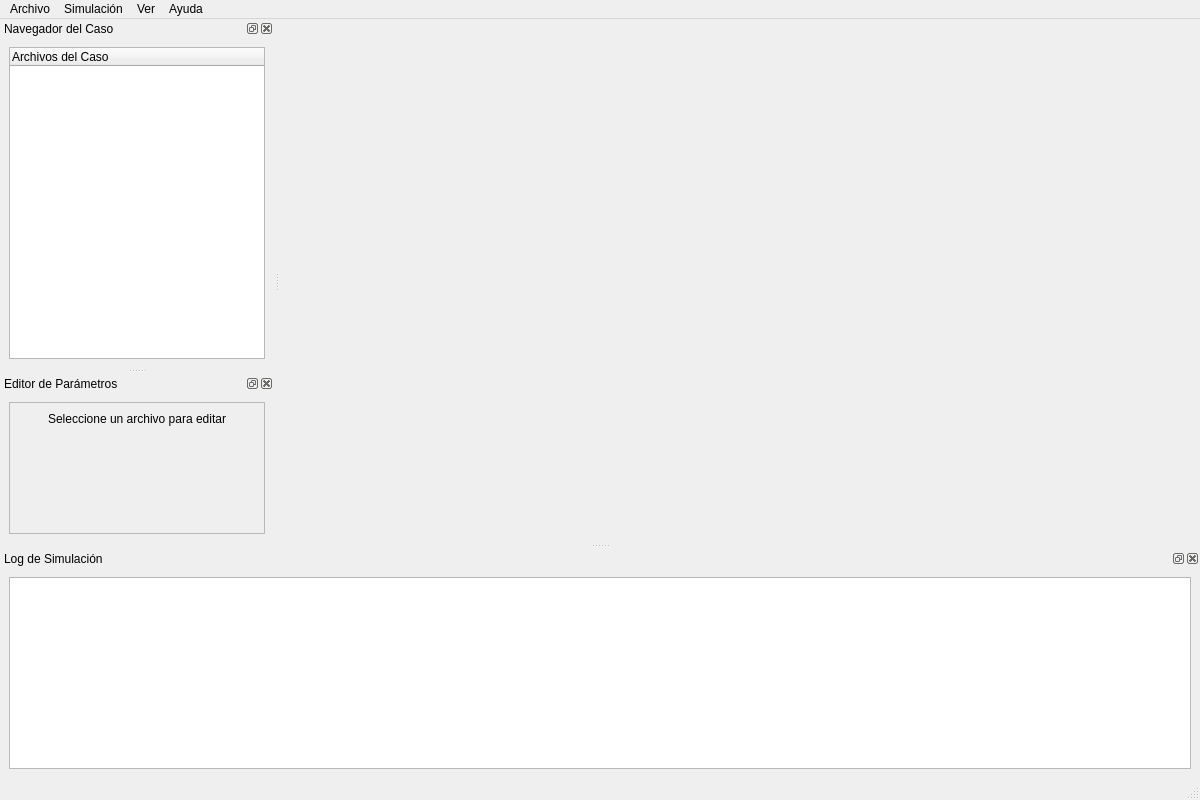
<?xml version="1.0" encoding="UTF-8"?>
<ui version="4.0">
 <class>MainWindow</class>
 <widget class="QMainWindow" name="MainWindow">
  <property name="geometry">
   <rect>
    <x>0</x>
    <y>0</y>
    <width>1200</width>
    <height>800</height>
   </rect>
  </property>
  <property name="windowTitle">
   <string>Visor de Simulaciones CFD (Dockable)</string>
  </property>
  <widget class="QWidget" name="centralwidget">
   <layout class="QVBoxLayout" name="verticalLayout">
    <item>
     <widget class="QWidget" name="vtkContainer" native="true">
      <property name="sizePolicy">
       <sizepolicy hsizetype="Expanding" vsizetype="Expanding">
        <horstretch>0</horstretch>
        <verstretch>0</verstretch>
       </sizepolicy>
      </property>
     </widget>
    </item>
   </layout>
  </widget>
  <widget class="QMenuBar" name="menubar">
   <property name="geometry">
    <rect>
     <x>0</x>
     <y>0</y>
     <width>1200</width>
     <height>22</height>
    </rect>
   </property>
   <widget class="QMenu" name="menuArchivo">
    <property name="title">
     <string>Archivo</string>
    </property>
    <addaction name="actionNueva_Simulacion"/>
    <addaction name="actionCargar_Simulacion"/>
    <addaction name="separator"/>
    <addaction name="actionGuardar_Parametros"/>
    <addaction name="separator"/>
    <addaction name="actionSalir"/>
   </widget>
   <widget class="QMenu" name="menuSimulacion">
    <property name="title">
     <string>Simulación</string>
    </property>
    <addaction name="actionEjecutar_Simulacion"/>
    <addaction name="actionDetener_Simulacion"/>
   </widget>
   <widget class="QMenu" name="menuAyuda">
    <property name="title">
     <string>Ayuda</string>
    </property>
    <addaction name="actionDocumentacion"/>
    <addaction name="actionAcerca_de"/>
   </widget>
   <widget class="QMenu" name="menuVer">
    <property name="title">
     <string>Ver</string>
    </property>
    <addaction name="actionModo_Oscuro"/>
   </widget>
   <addaction name="menuArchivo"/>
   <addaction name="menuSimulacion"/>
   <addaction name="menuVer"/>
   <addaction name="menuAyuda"/>
  </widget>
  <widget class="QStatusBar" name="statusbar"/>
  <widget class="QDockWidget" name="fileBrowserDock">
   <property name="windowTitle">
    <string>Navegador del Caso</string>
   </property>
   <attribute name="dockWidgetArea">
    <number>1</number>
   </attribute>
   <widget class="QWidget" name="dockWidgetContents_1">
    <layout class="QVBoxLayout" name="verticalLayout_2">
     <item>
      <widget class="QTreeWidget" name="fileBrowserTreeWidget">
       <column>
        <property name="text">
         <string>Archivos del Caso</string>
        </property>
       </column>
      </widget>
     </item>
    </layout>
   </widget>
  </widget>
  <widget class="QDockWidget" name="parameterEditorDock">
   <property name="windowTitle">
    <string>Editor de Parámetros</string>
   </property>
   <attribute name="dockWidgetArea">
    <number>1</number>
   </attribute>
   <widget class="QWidget" name="dockWidgetContents_2">
    <layout class="QVBoxLayout" name="verticalLayout_3">
     <item>
      <widget class="QScrollArea" name="parameterEditorScrollArea">
       <property name="widgetResizable">
        <bool>true</bool>
       </property>
       <widget class="QWidget" name="scrollAreaWidgetContents">
        <property name="geometry">
         <rect>
          <x>0</x>
          <y>0</y>
          <width>213</width>
          <height>299</height>
         </rect>
        </property>
        <layout class="QVBoxLayout" name="verticalLayout_4">
         <item>
          <widget class="QLabel" name="parameterEditorLabel">
           <property name="text">
            <string>Seleccione un archivo para editar</string>
           </property>
           <property name="alignment">
            <set>Qt::AlignCenter</set>
           </property>
          </widget>
         </item>
         <item>
          <layout class="QFormLayout" name="parameterFormLayout"/>
         </item>
         <item>
          <spacer name="verticalSpacer">
           <property name="orientation">
            <enum>Qt::Vertical</enum>
           </property>
           <property name="sizeHint" stdset="0">
            <size>
             <width>20</width>
             <height>40</height>
            </size>
           </property>
          </spacer>
         </item>
        </layout>
       </widget>
      </widget>
     </item>
    </layout>
   </widget>
  </widget>
  <widget class="QDockWidget" name="logDock">
   <property name="windowTitle">
    <string>Log de Simulación</string>
   </property>
   <attribute name="dockWidgetArea">
    <number>8</number>
   </attribute>
   <widget class="QWidget" name="dockWidgetContents_3">
    <layout class="QVBoxLayout" name="verticalLayout_5">
     <item>
      <widget class="QPlainTextEdit" name="logPlainTextEdit">
       <property name="readOnly">
        <bool>true</bool>
       </property>
      </widget>
     </item>
    </layout>
   </widget>
  </widget>
  <action name="actionNueva_Simulacion">
   <property name="text">
    <string>Nueva Simulación...</string>
   </property>
  </action>
  <action name="actionCargar_Simulacion">
   <property name="text">
    <string>Cargar Simulación...</string>
   </property>
  </action>
  <action name="actionGuardar_Parametros">
   <property name="text">
    <string>Guardar Parámetros</string>
   </property>
  </action>
  <action name="actionSalir">
   <property name="text">
    <string>Salir</string>
   </property>
  </action>
  <action name="actionEjecutar_Simulacion">
   <property name="text">
    <string>Ejecutar Simulación</string>
   </property>
  </action>
  <action name="actionDetener_Simulacion">
   <property name="text">
    <string>Detener Simulación</string>
   </property>
  </action>
  <action name="actionDocumentacion">
   <property name="text">
    <string>Documentación</string>
   </property>
  </action>
  <action name="actionAcerca_de">
   <property name="text">
    <string>Acerca de...</string>
   </property>
  </action>
  <action name="actionModo_Oscuro">
   <property name="checkable">
    <bool>true</bool>
   </property>
   <property name="text">
    <string>Modo Oscuro</string>
   </property>
  </action>
 </widget>
 <resources/>
 <connections/>
</ui>
